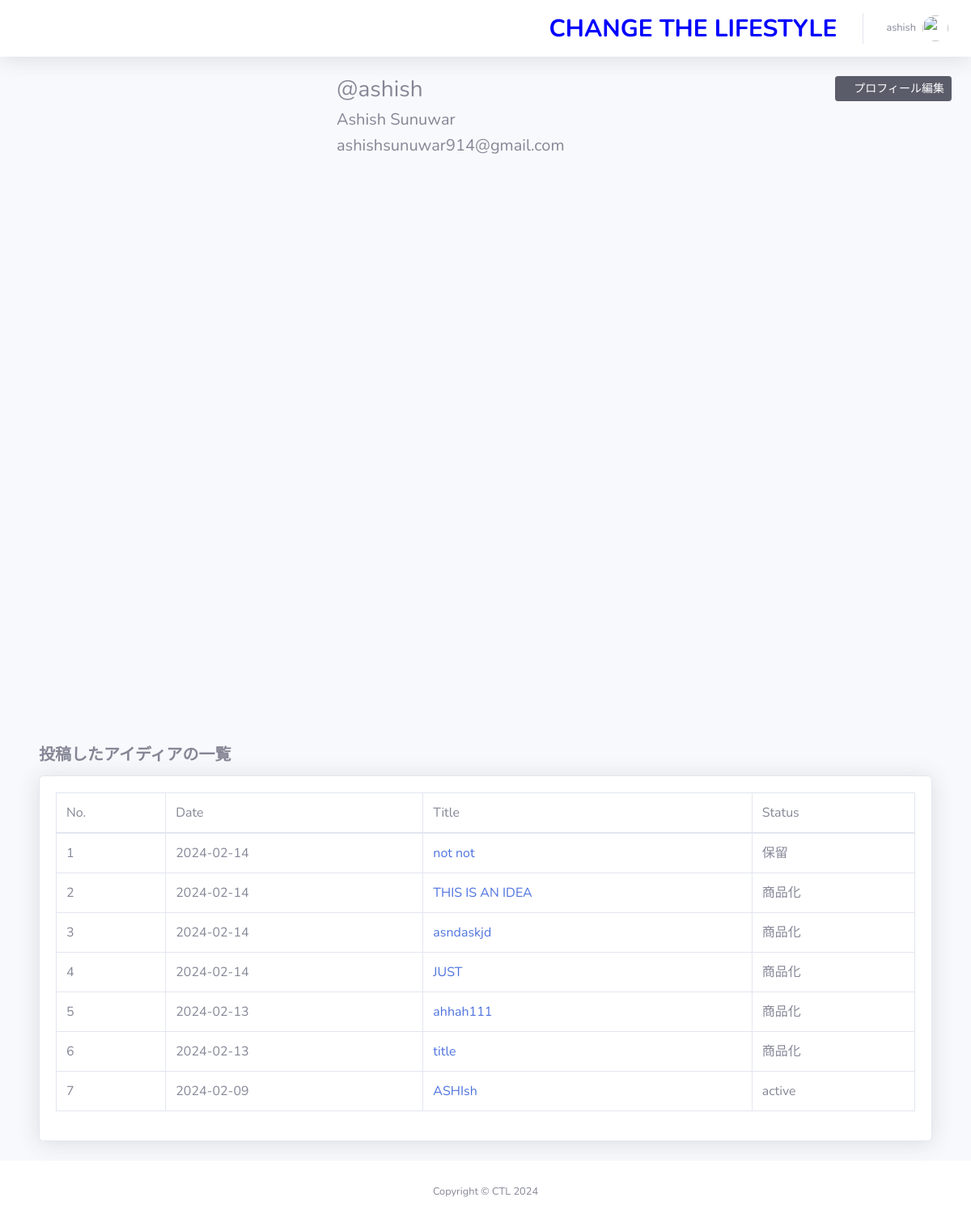
The page /dashboard/profile/ (signed in) on the database its author committed.
### dashboard/models.py (models this page shows, shortened)
class Author(models.Model):
    author = models.OneToOneField(User, on_delete=models.SET_NULL, null=True)
    email_text = models.CharField(max_length=255, blank=True, null=True, verbose_name='Email')
    first_name = models.CharField(max_length=100, null=True, blank=True, verbose_name='First Name')
    last_name = models.CharField(max_length=100, null=True, blank=True, verbose_name='Last Name')
    designation = models.CharField(max_length=10, null=True)
    author_image = models.ImageField(upload_to='author/', verbose_name='Author Profile Image', blank=True, null=True)
    class Meta:
        verbose_name_plural = 'Author'

### idea/models.py (models this page shows, shortened)
class Idea(models.Model):
    status = (
        ('商品化', '商品化'),
        ('保留', '保留')
    )
    title = models.CharField(max_length=200, null=True)
    detail = models.TextField(max_length=2000, null=True)
    image = models.ImageField(upload_to='images/media', null=True, blank=True)
    status = models.CharField(max_length=20, choices=status, default='保留')
    author = models.ForeignKey(Author, on_delete=models.CASCADE)
    email_text = models.CharField(max_length=255, blank=True, null=True, verbose_name='Email')
    created_at = models.DateTimeField(auto_now_add=True)
    new_date_field = models.DateTimeField(null=True, blank=True)
    files = models.ManyToManyField(IdeaFile, related_name='idea_files', blank=True)
    class Meta:
        verbose_name_plural = 'Ideas'

### dashboard/views.py (the view)
# urls.py: path('profile/',views.AuthorProfile.as_view(), name='profile'),
class AuthorProfile(View):
    @method_decorator(login_required(login_url='login'))
    def dispatch(self,request,*args,**kwargs):
        return super().dispatch(request,*args,**kwargs)
    def get(self, request):
        author = request.user
        user = request.user.author
        post = user.idea_set.all().order_by('-id')
        context= {
            'author':author,
            'post':post
        }
        return render(request,'dashboard/user/profile.html', context)

### templates/dashboard/user/profile.html (shortened to what this page needs)
{% extends 'dashboard/base/base.html' %}
{% block body %}
<div class="row main_wrapper">
    <div class="col-6 col-md-4">
    </div>
    <div class="col-12 col-md-8">
        <button class="btn btn-dark float-right btn-sm"><a href="{% url 'edit' %}"> <i
                        class="far fa-edit"></i> プロフィール編集 </a></button>
        <h3>@{{ user.author.author.username }}</h3>
        <h5>{{ user.author.first_name }} {{ user.author.last_name }}</h5>
        <h5>{{ user.email }}</h5>
    </div>
</div>
<div class="container-fluid mt-4">
    <div class="section-heading">投稿したアイディアの一覧</div>
    <div class="card shadow mb-4">
        <div class="card-body">
            <div class="table-responsive">
                <table class="table table-bordered" id="dataTable" width="100%" cellspacing="0">
                    <thead>
                    <tr>
                        <td> No. </td>
                        <td> Date </td>
                        <td> Title </td>
                        <td> Status </td>
                    </tr>
                    </thead>
                    <tbody>
                    {% for p in post %}
                    <tr>
                        <td>{{ forloop.counter }}</td>
                        <td> {{ p.created_at|date:"Y-m-d" }}</td>
                        <td><a href="{% url 'post' p.id %}">{{ p.title }}</a></td>
                        <td> {{ p.status }} </td>
                    </tr>
                    {% endfor %}
                    </tbody>
                </table>
            </div>
        </div>
    </div>
</div>
{% endblock %}

### templates/dashboard/base/base.html (shortened to what this page needs)
<!DOCTYPE html>
<html lang="en">
    {% load static %}
    {% load humanize %}
<head>
    {% load static %}
    <link href="{% static  'vendor/fontawesome-free/css/all.min.css' %}" rel="stylesheet" type="text/css">
    <link href="{% static 'css/sb-admin-2.min.css' %}" rel="stylesheet">
</head>
<body id="page-top">
    <div id="wrapper">
        <div id="content-wrapper" class="d-flex flex-column">
            <div id="content">
                <nav class="navbar navbar-expand navbar-light bg-white topbar mb-4 static-top shadow">
                    <ul class="navbar-nav ml-auto">
                        <li class="nav-item mx-1">
                            <a class="nav-link" style="color: blue; font-size: 30px; font-weight: bold;" href="{% url 'home' %}">
                                     CHANGE THE LIFESTYLE
                            </a>
                        </li>
                        {% if user.is_authenticated %}
                        <li class="nav-item dropdown no-arrow">
                            <a class="nav-link dropdown-toggle" href="#" id="userDropdown" role="button"
                                data-toggle="dropdown" aria-haspopup="true" aria-expanded="false">
                                <span class="mr-2 d-none d-lg-inline text-gray-600 small">{{ user.author.author.username }}</span>
                                {% if user.author.author_image %}
                                <img class="img-profile rounded-circle"
                                    src="{{ user.author.author_image.url }}">
                                {% else %}
                                <img class="img-profile rounded-circle" src="https://www.pngarts.com/files/11/Avatar-PNG-Transparent-Image.png" alt="">
                                {% endif %}
                            </a>
                        </li>
                        {% endif %}
                    </ul>
                </nav>
                <div class="container-fluid">
                {% block body %}{% endblock %}
            </div>
            <footer class="sticky-footer bg-white" style="bottom: 0;">
                <div class="container my-auto">
                    <div class="copyright text-center my-auto">
                        <span>Copyright &copy; CTL 2024</span>
                    </div>
                </div>
            </footer>
        </div>
    </div>
</body>
</html>

### rows shown on the page
Idea: created_at "2024-02-14", title "not not", status "保留"
Idea: created_at "2024-02-14", title "THIS IS AN IDEA", status "商品化"
Idea: created_at "2024-02-14", title "asndaskjd", status "商品化"
Idea: created_at "2024-02-14", title "JUST", status "商品化"
Idea: created_at "2024-02-13", title "ahhah111", status "商品化"
Idea: created_at "2024-02-13", title "title", status "商品化"
Idea: created_at "2024-02-09", title "ASHIsh", status "active"

### other values the page prints
{{ user.author.author.username }} "ashish"
{{ user.author.first_name }} "Ashish"
{{ user.author.last_name }} "Sunuwar"
{{ user.email }} "ashishsunuwar914@gmail.com"
